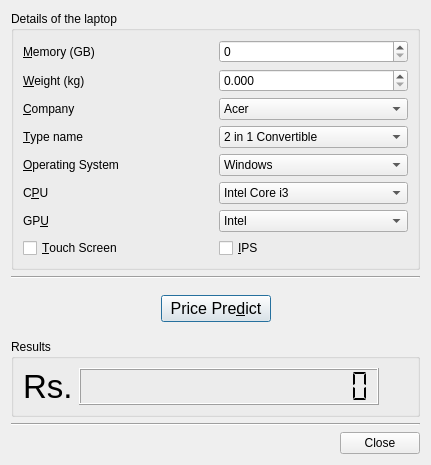
<?xml version="1.0" encoding="UTF-8"?>
<ui version="4.0">
 <class>laptopPrice_obj</class>
 <widget class="QDialog" name="laptopPrice_obj">
  <property name="geometry">
   <rect>
    <x>0</x>
    <y>0</y>
    <width>431</width>
    <height>464</height>
   </rect>
  </property>
  <property name="windowTitle">
   <string>Laptop Price Predictor</string>
  </property>
  <layout class="QVBoxLayout" name="verticalLayout_2">
   <item>
    <widget class="QGroupBox" name="groupBox">
     <property name="title">
      <string>Details of the laptop</string>
     </property>
     <layout class="QVBoxLayout" name="verticalLayout">
      <item>
       <layout class="QGridLayout" name="gridLayout">
        <item row="3" column="1">
         <widget class="QComboBox" name="comboBox_2">
          <item>
           <property name="text">
            <string>2 in 1 Convertible</string>
           </property>
          </item>
          <item>
           <property name="text">
            <string>Gaming</string>
           </property>
          </item>
          <item>
           <property name="text">
            <string>Note Book</string>
           </property>
          </item>
          <item>
           <property name="text">
            <string>Net Book</string>
           </property>
          </item>
          <item>
           <property name="text">
            <string>Ultra Book</string>
           </property>
          </item>
          <item>
           <property name="text">
            <string>Work Station</string>
           </property>
          </item>
         </widget>
        </item>
        <item row="6" column="1">
         <widget class="QComboBox" name="comboBox_5">
          <item>
           <property name="text">
            <string>Intel</string>
           </property>
          </item>
          <item>
           <property name="text">
            <string>AMD</string>
           </property>
          </item>
          <item>
           <property name="text">
            <string>Nvidia</string>
           </property>
          </item>
         </widget>
        </item>
        <item row="3" column="0">
         <widget class="QLabel" name="label_4">
          <property name="text">
           <string>&amp;Type name</string>
          </property>
          <property name="buddy">
           <cstring>comboBox_2</cstring>
          </property>
         </widget>
        </item>
        <item row="4" column="0">
         <widget class="QLabel" name="label_5">
          <property name="text">
           <string>&amp;Operating System</string>
          </property>
          <property name="buddy">
           <cstring>comboBox_3</cstring>
          </property>
         </widget>
        </item>
        <item row="5" column="0">
         <widget class="QLabel" name="label_6">
          <property name="text">
           <string>C&amp;PU</string>
          </property>
          <property name="buddy">
           <cstring>comboBox_4</cstring>
          </property>
         </widget>
        </item>
        <item row="1" column="0">
         <widget class="QLabel" name="label_2">
          <property name="text">
           <string>&amp;Weight (kg)</string>
          </property>
          <property name="buddy">
           <cstring>doubleSpinBox</cstring>
          </property>
         </widget>
        </item>
        <item row="0" column="1">
         <widget class="QSpinBox" name="spinBox">
          <property name="toolTip">
           <string>&lt;html&gt;&lt;head/&gt;&lt;body&gt;&lt;p&gt;Ram size of the laptop&lt;/p&gt;&lt;/body&gt;&lt;/html&gt;</string>
          </property>
         </widget>
        </item>
        <item row="4" column="1">
         <widget class="QComboBox" name="comboBox_3">
          <item>
           <property name="text">
            <string>Windows</string>
           </property>
          </item>
          <item>
           <property name="text">
            <string>Mac</string>
           </property>
          </item>
          <item>
           <property name="text">
            <string>Linux</string>
           </property>
          </item>
          <item>
           <property name="text">
            <string>Other</string>
           </property>
          </item>
         </widget>
        </item>
        <item row="1" column="1">
         <widget class="QDoubleSpinBox" name="doubleSpinBox">
          <property name="toolTip">
           <string>&lt;html&gt;&lt;head/&gt;&lt;body&gt;&lt;p&gt;Weight of the laptop in kilos&lt;/p&gt;&lt;/body&gt;&lt;/html&gt;</string>
          </property>
          <property name="decimals">
           <number>3</number>
          </property>
         </widget>
        </item>
        <item row="5" column="1">
         <widget class="QComboBox" name="comboBox_4">
          <item>
           <property name="text">
            <string>Intel Core i3</string>
           </property>
          </item>
          <item>
           <property name="text">
            <string>Intel Core i5</string>
           </property>
          </item>
          <item>
           <property name="text">
            <string>Intel Core i7</string>
           </property>
          </item>
          <item>
           <property name="text">
            <string>AMD</string>
           </property>
          </item>
          <item>
           <property name="text">
            <string>Other</string>
           </property>
          </item>
         </widget>
        </item>
        <item row="6" column="0">
         <widget class="QLabel" name="label_7">
          <property name="text">
           <string>GP&amp;U</string>
          </property>
          <property name="buddy">
           <cstring>comboBox_5</cstring>
          </property>
         </widget>
        </item>
        <item row="2" column="1">
         <widget class="QComboBox" name="comboBox">
          <item>
           <property name="text">
            <string>Acer</string>
           </property>
          </item>
          <item>
           <property name="text">
            <string>Apple</string>
           </property>
          </item>
          <item>
           <property name="text">
            <string>Azus</string>
           </property>
          </item>
          <item>
           <property name="text">
            <string>Dell</string>
           </property>
          </item>
          <item>
           <property name="text">
            <string>Hp</string>
           </property>
          </item>
          <item>
           <property name="text">
            <string>Lenovo</string>
           </property>
          </item>
          <item>
           <property name="text">
            <string>MSI</string>
           </property>
          </item>
          <item>
           <property name="text">
            <string>Toshiba</string>
           </property>
          </item>
          <item>
           <property name="text">
            <string>Other</string>
           </property>
          </item>
         </widget>
        </item>
        <item row="2" column="0">
         <widget class="QLabel" name="label_3">
          <property name="text">
           <string>&amp;Company</string>
          </property>
          <property name="buddy">
           <cstring>comboBox</cstring>
          </property>
         </widget>
        </item>
        <item row="0" column="0">
         <widget class="QLabel" name="label">
          <property name="text">
           <string>&amp;Memory (GB)</string>
          </property>
          <property name="buddy">
           <cstring>spinBox</cstring>
          </property>
         </widget>
        </item>
        <item row="7" column="0">
         <widget class="QCheckBox" name="checkBox">
          <property name="text">
           <string>&amp;Touch Screen</string>
          </property>
         </widget>
        </item>
        <item row="7" column="1">
         <widget class="QCheckBox" name="checkBox_2">
          <property name="text">
           <string>&amp;IPS</string>
          </property>
         </widget>
        </item>
       </layout>
      </item>
     </layout>
    </widget>
   </item>
   <item>
    <widget class="Line" name="line">
     <property name="orientation">
      <enum>Qt::Horizontal</enum>
     </property>
    </widget>
   </item>
   <item>
    <layout class="QHBoxLayout" name="horizontalLayout">
     <item>
      <spacer name="horizontalSpacer_3">
       <property name="orientation">
        <enum>Qt::Horizontal</enum>
       </property>
       <property name="sizeHint" stdset="0">
        <size>
         <width>40</width>
         <height>20</height>
        </size>
       </property>
      </spacer>
     </item>
     <item>
      <widget class="QPushButton" name="pushButton_2">
       <property name="minimumSize">
        <size>
         <width>110</width>
         <height>0</height>
        </size>
       </property>
       <property name="font">
        <font>
         <pointsize>12</pointsize>
        </font>
       </property>
       <property name="toolTip">
        <string>&lt;html&gt;&lt;head/&gt;&lt;body&gt;&lt;p&gt;Click here to predict the price&lt;/p&gt;&lt;/body&gt;&lt;/html&gt;</string>
       </property>
       <property name="text">
        <string>Price Pre&amp;dict</string>
       </property>
      </widget>
     </item>
     <item>
      <spacer name="horizontalSpacer_2">
       <property name="orientation">
        <enum>Qt::Horizontal</enum>
       </property>
       <property name="sizeHint" stdset="0">
        <size>
         <width>14</width>
         <height>48</height>
        </size>
       </property>
      </spacer>
     </item>
    </layout>
   </item>
   <item>
    <widget class="QGroupBox" name="groupBox_2">
     <property name="title">
      <string>Results</string>
     </property>
     <layout class="QHBoxLayout" name="horizontalLayout_3">
      <item>
       <widget class="QLabel" name="label_8">
        <property name="font">
         <font>
          <pointsize>25</pointsize>
         </font>
        </property>
        <property name="text">
         <string>Rs.</string>
        </property>
       </widget>
      </item>
      <item>
       <widget class="QLCDNumber" name="lcdNumber">
        <property name="minimumSize">
         <size>
          <width>300</width>
          <height>0</height>
         </size>
        </property>
        <property name="smallDecimalPoint">
         <bool>true</bool>
        </property>
        <property name="digitCount">
         <number>15</number>
        </property>
        <property name="segmentStyle">
         <enum>QLCDNumber::Flat</enum>
        </property>
        <property name="intValue" stdset="0">
         <number>0</number>
        </property>
       </widget>
      </item>
      <item>
       <spacer name="horizontalSpacer_4">
        <property name="orientation">
         <enum>Qt::Horizontal</enum>
        </property>
        <property name="sizeHint" stdset="0">
         <size>
          <width>40</width>
          <height>20</height>
         </size>
        </property>
       </spacer>
      </item>
     </layout>
    </widget>
   </item>
   <item>
    <widget class="Line" name="line_2">
     <property name="orientation">
      <enum>Qt::Horizontal</enum>
     </property>
    </widget>
   </item>
   <item>
    <layout class="QHBoxLayout" name="horizontalLayout_2">
     <item>
      <spacer name="horizontalSpacer">
       <property name="orientation">
        <enum>Qt::Horizontal</enum>
       </property>
       <property name="sizeHint" stdset="0">
        <size>
         <width>40</width>
         <height>20</height>
        </size>
       </property>
      </spacer>
     </item>
     <item>
      <widget class="QPushButton" name="pushButton">
       <property name="text">
        <string>Close</string>
       </property>
      </widget>
     </item>
    </layout>
   </item>
  </layout>
 </widget>
 <resources/>
 <connections>
  <connection>
   <sender>pushButton</sender>
   <signal>clicked()</signal>
   <receiver>laptopPrice_obj</receiver>
   <slot>hide()</slot>
   <hints>
    <hint type="sourcelabel">
     <x>401</x>
     <y>387</y>
    </hint>
    <hint type="destinationlabel">
     <x>224</x>
     <y>204</y>
    </hint>
   </hints>
  </connection>
  <connection>
   <sender>pushButton_2</sender>
   <signal>clicked()</signal>
   <receiver>laptopPrice_obj</receiver>
   <slot>hide()</slot>
   <hints>
    <hint type="sourcelabel">
     <x>87</x>
     <y>318</y>
    </hint>
    <hint type="destinationlabel">
     <x>224</x>
     <y>204</y>
    </hint>
   </hints>
  </connection>
 </connections>
</ui>
